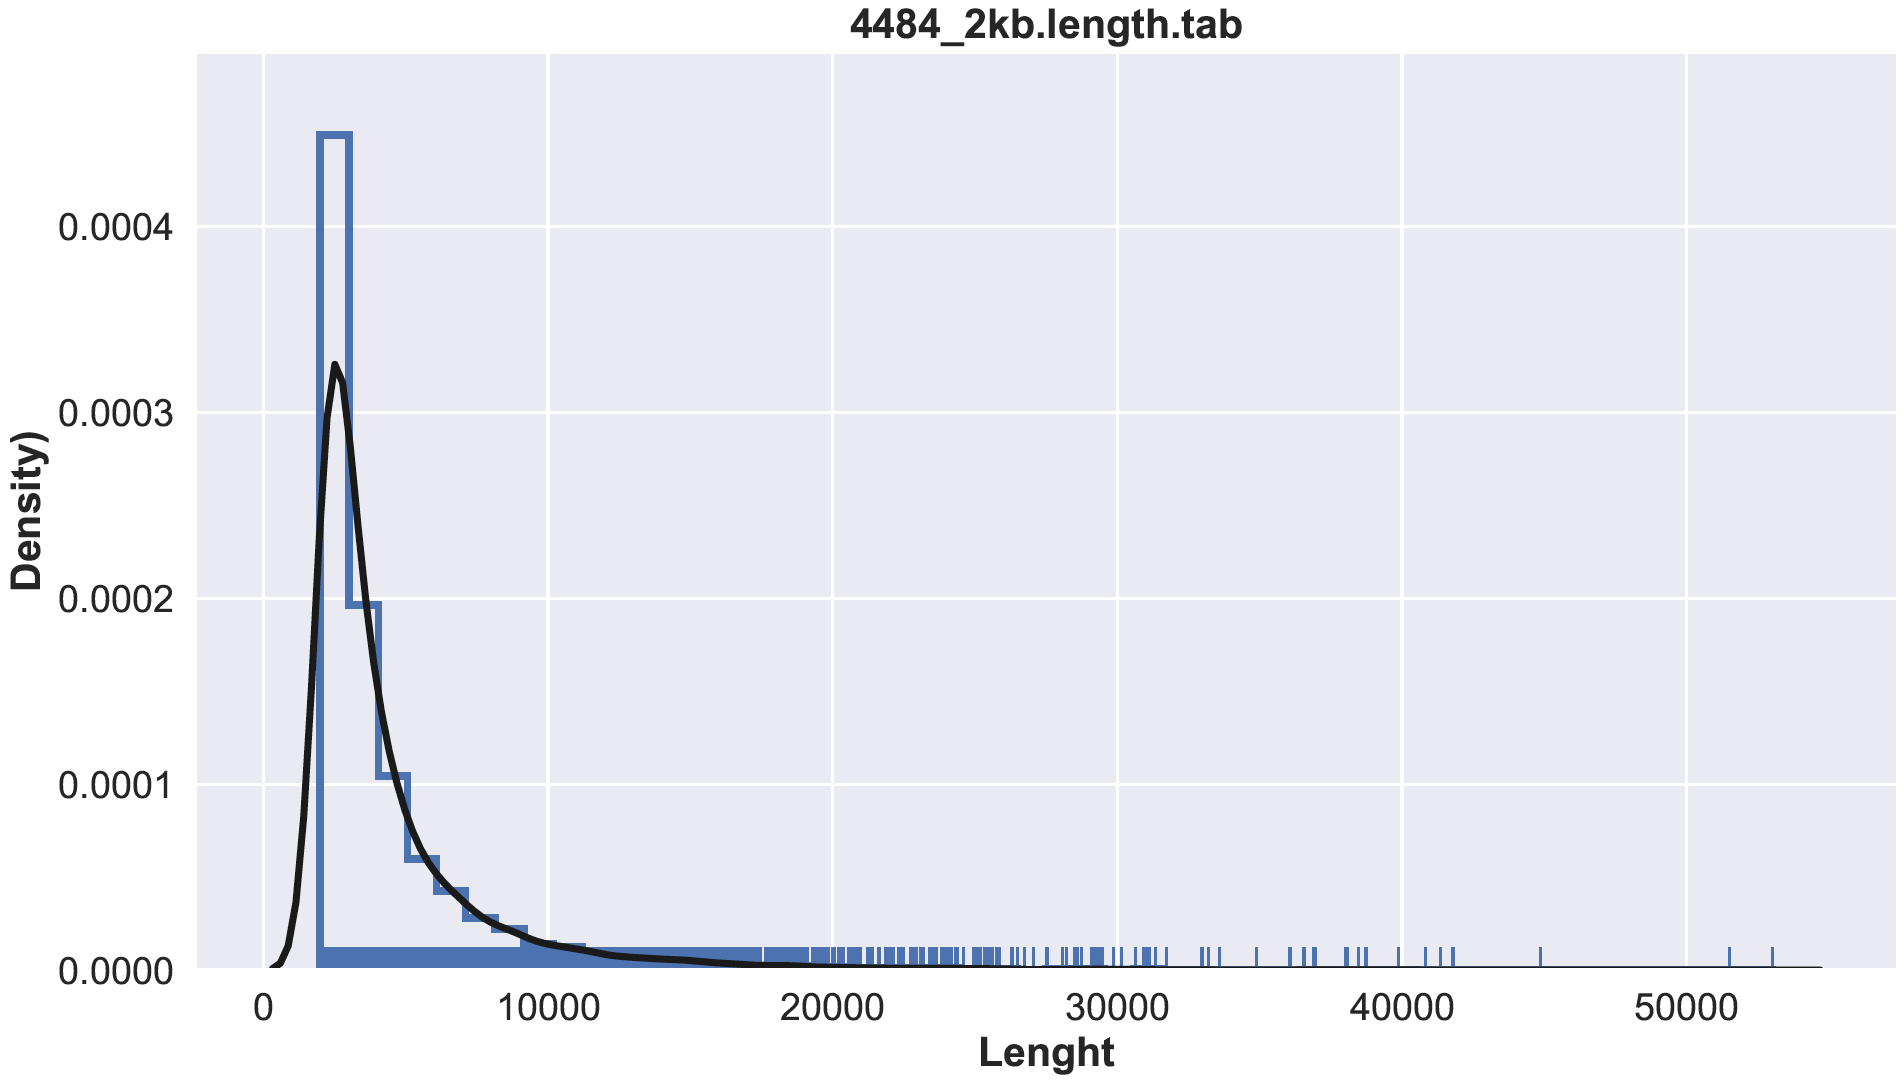

Source code (Python):
# fie coding: utf-8
#!/usr/bin/python3
# -*- coding: utf-8 -*-
#
# ------------------------------
# Name:     hist.py
# Purpose:  plot depth file histogram of big sequencing data
# Authors:  vydat - [email redacted]
# Created:  2018
# Licence:  GNU GENERAL PUBLIC LICENSE, Version 3, 29 June 2007
# ------------------------------
import argparse
from argparse import RawDescriptionHelpFormatter
import numpy as np
import matplotlib.pylab as plt
import pandas as pd
import seaborn as sns

epilog = """Example:
$  python3 histplot.py  depthfile.tsv"""

parser = argparse.ArgumentParser(description=__doc__, epilog=epilog,
                                 formatter_class=RawDescriptionHelpFormatter)

parser.add_argument('filename',
                    help="lenght file")

parser.add_argument('-im_format', '-f', default='pdf', type=str,
                    choices=['png', 'pdf', 'ps', 'eps', 'svg', 'tif',
                             'jpg'],
                    help='''Output format for images [pdf].''')

parser.add_argument('--im_res', '-r', default=300, type=int,
                    help='''Output resolution for images in
                    dot per inch (dpi) [dpi].''',
                    metavar='dpi')

args = parser.parse_args()

filename = args.filename

df =pd.read_csv(filename,sep='\t',index_col=0)

sns.set(font_scale=1.5)
fig = plt.figure(figsize=(12,7))
ax = sns.distplot(df, rug=True, rug_kws={"color": "b"},
                  kde_kws={"color": "k", "lw": 3, "label": "KDE"},
                  hist_kws={"histtype": "step", "linewidth": 3,
                  "alpha": 1, "color": "b"})
plt.title(str(args.filename), fontweight='bold')
plt.ylabel('Density)', fontweight='bold')
plt.xlabel('Lenght', fontweight='bold')
plt.tight_layout()
plt.savefig(args.filename + "_hisplot." + args.im_format, dpi=args.im_res, bbox_inches='tight')
